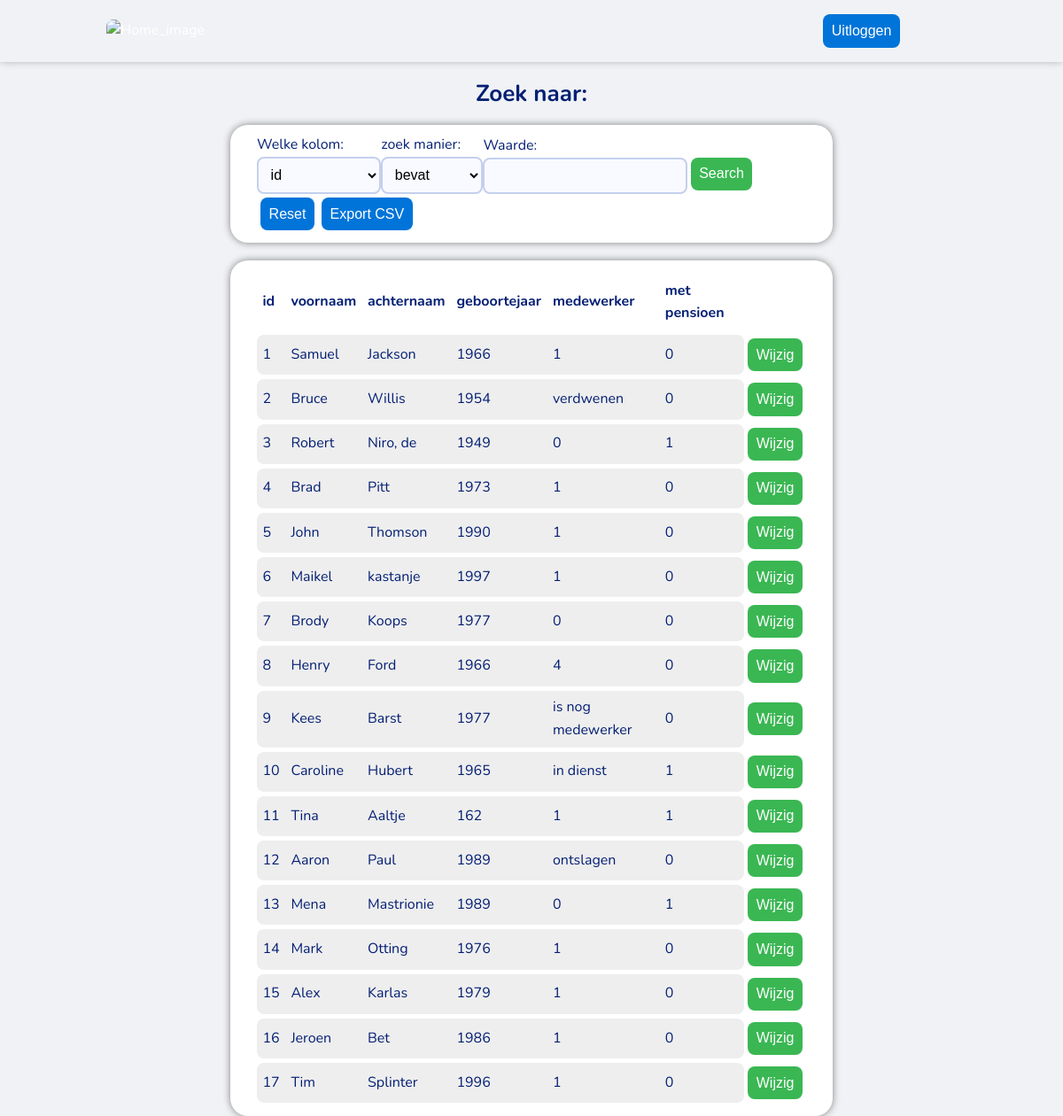
The page /table_details/auteurs (signed in) on the database its author committed.
### tables this page shows
CREATE TABLE `auteurs` (
  `id` integer NOT NULL
,  `voornaam` varchar(80) NOT NULL
,  `achternaam` varchar(80) NOT NULL
,  `geboortejaar` integer DEFAULT NULL
,  `medewerker` varchar(250) NOT NULL
,  `met pensioen` integer NOT NULL
);

### app.py (the view)
@app.route("/table_details/<table_name>")
def table_content(table_name=None):
    if not table_name:
        return "Missing table name", 400  # HTTP 400 = Bad Request
    else:
        rows, column_names = dbm.get_table_content(table_name)
        return render_template(
            "table_details.html", rows=rows, columns=column_names, table_name=table_name
        )

### app.py (called while the page is built)
@app.before_request
def before_request():
    if "user" not in session and request.endpoint not in ['login', 'static', 'login_index']:
        return redirect(url_for('login_index'))

### lib/tablemodel.py (called while the page is built)
    def get_table_content(self, table_name):
        cursor = sqlite3.connect(self.database_file).cursor()
        match table_name:
            case "vragen":
                cursor.execute(f"SELECT vragen.id, leerdoelen.leerdoel, vraag, "
                               f"(auteurs.voornaam || ' ' || auteurs.achternaam) "
                               f"FROM vragen "
                               f"LEFT JOIN leerdoelen on vragen.leerdoel = leerdoelen.id "
                               f"LEFT JOIN auteurs on vragen.auteur = auteurs.id ")
            case _:
                cursor.execute(f"SELECT * FROM {table_name}")
        table_headers = [column_name[0] for column_name in cursor.description]
        table_content = cursor.fetchall()
        return table_content, table_headers

### templates/table_details.html (shortened to what this page needs)
<!DOCTYPE html>
<html lang="en">
<head>
    <link rel="stylesheet" href="/static/basic.css" type="text/css">
</head>
<body>
{% include "header.html" %}
<main>
    <div>
        <h2>Zoek naar:</h2>
        {% if table_name == 'leerdoelen' or table_name == 'auteurs' %}
            {% include "auteur_leerdoelen_form.html" %}
        {% endif %}
    </div>
    <div id="table_box">
        <table>
            <thead>
                <tr>
                    {% for column in columns %}
                        {% if column == "(auteurs.voornaam || ' ' || auteurs.achternaam)" %}
                            {% set column = "auteurs" %}
                        {% endif %}
                        <th>{{ column }}</th>
                    {% endfor %}
                </tr>
            </thead>
            <tbody>
                {% for row in rows %}
                    <tr>
                        {% for field in row %}
                            <td>{{ field }}</td>
                        {% endfor %}
                    <td><button class="button1"><a href="{{ table_name }}/{{ row[0] }}/update">Wijzig</a></button></td>
                    </tr>
                {% endfor %}
            </tbody>
        </table>
    </div>
</main>
</body>
</html>

### templates/header.html (shortened to what this page needs)
<!DOCTYPE html>
<header>
    <div class="container__large">
        <div class="nav__inner">
            <div class="nav__left">
                <a href="/home" class="nav__logo">
                    <img src="https://www.test-correct.nl/hubfs/raw_assets/public/test-correct/images/testcorrect-logo.svg" class="nav__logo-large" alt="Home_image">
                </a>
                <ul class="nav__menu">
                    <div class="nav__right">
                        <input type="submit" name="logout_button" value="Uitloggen" onclick="window.location = '/logout'">
                    </div>
                </ul>
            </div>
        </div>
    </div>
</header>

### templates/auteur_leerdoelen_form.html (shortened to what this page needs)
<div>
    <div id="form_box">
        <form method="post">
            <div class="form_list">
            <div>
                <label for="column_select">Welke kolom:</label>
                <select id="column_select" name="column_select">
                    {% for column in columns %}
                        <option>{{ column }}</option>
                    {% endfor %}
                </select>
            </div>
            <div>
                <label for="way">zoek manier:</label>
                <select id="way" name="way">
                    <option id="like" value="like">bevat</option>
                </select>
            </div>
            <div id="filter_amount">
            <div id="like_input">
                <label for="typed">Waarde:</label>
                <input id="typed" type="text" name="typed">
            </div>
            </div>
            <div>
                <button type="submit" class="button1">Search</button>
            </div>
            </div>
        </form>
    <div id="form_buttons_box">
        <a href="/table_details/{{ table_name }}"><button class="button2">Reset</button></a>
        <a href="/table_details/{{ table_name }}/csv"><button class="button2">Export CSV</button></a>
    </div>
    </div>
</div>

### static/basic.css (style rules this page uses)
* { box-sizing: border-box }
:root { --sans: 1em/1.6 system-ui, -apple-system, BlinkMacSystemFont, Segoe UI, Roboto, Oxygen, Ubuntu, Cantarell, Droid Sans, Helvetica Neue, Fira Sans, sans-serif; --mono: SFMono-Regular, Consolas, 'Liberation Mono', Menlo, Courier, 'Courier New', monospace; --c1:#0074d9; --c2:#eee; --c3:#fff; --c4:#000; --c5:#fff; --c6:rgba(240, 242, 245, 1); --c7:#ddd; --c8:#3ab753; --textcolor:#041f74; --inba:#f9faff; --inbr:#c3d0ed; --m1: 8px; --rc: 8px; --rc2: 20px }
html { -ms-text-size-adjust: 100%; -webkit-text-size-adjust: 100%; }
body { margin: 0; font: var(--sans); font-weight: 400; font-family: 'Nunito', sans-serif; font-style: normal; text-rendering: optimizeLegibility; -webkit-font-smoothing: antialiased; background-color: var(--c6); color: var(--textcolor); }
img, iframe { border: none; max-width: 100% }
a { color: var(--c5); text-decoration:none }
h1,h2,h3,h4,h5,h6 { margin: 0.6em 0; font-weight: normal }
h2 { font-size: 1.625em; line-height: 1.2; font-weight: bold }
table { border-collapse: separate; border-spacing: 0 5px; width: 100%; border:none; }
th, td { text-align: left; vertical-align: middle; background-color: transparent; border: none; padding: 0.4em; border-radius: inherit; }
th { background-color: transparent; }
tr td { background-color: var(--c2); }
thead tr { background-color: transparent; }
tbody tr td:first-child { border-top-left-radius: var(--rc); border-bottom-left-radius: var(--rc); }
tbody tr td:nth-last-child(2) { border-top-right-radius: var(--rc); border-bottom-right-radius: var(--rc); }
#table_box, #form_box { display: flex; flex-direction: column; align-items: flex-start; width: 100%; min-width: fit-content; padding: 10px 30px; margin-top: 20px; background-color: var(--c5); border-radius: var(--rc2); box-shadow: 0 0 8px gray; }
#form_buttons_box { display: flex; }
#table_box tr td:last-child { border: none; width: 0; padding: 0; background-color: transparent; }
.form_list { display: flex; align-items: flex-end; justify-content: space-between; }
.form_list div { display: flex; align-items: flex-start; flex-direction: column; }
#form_box input, #form_box select { background-color: var(--inba); border: 2px solid var(--inbr); }
#like_input { display: flex; }
.button1 { background-color: var(--c8); }
.button2 { background-color: var(--c1); }
pre,code,input,select,textarea,button,img { border-radius: var(--rc) }
input, select, textarea { font-size: 1em; color:var(--c4); background: var(--c7); border: 0; padding: 0.6em }
button, input[type=submit], input[type=reset], input[type="button"] { -webkit-appearance: none; font-size: 1em; display: inline-block; color: var(--c5); background: var(--c1); border: 0; margin: 4px; padding: 0.6em; cursor: pointer; text-align: center }
main,footer { margin: 0 auto; width: 60%; text-align: center; padding: 0 20px; }
.container__large { display: flex; margin: 0 auto 20px auto; max-width: 100vw; box-shadow: 0 -3px 10px gray; padding-left: 10%; }
.nav__inner, .nav__left { display: -webkit-flex; display: flex; }
.nav__inner { -webkit-align-items: center; align-items: center; -webkit-justify-content: space-between; justify-content: space-between; min-height: 70px; }
.nav__logo, .nav__menu { display: -webkit-flex; display: flex; transition: all .3s ease-in-out; }
.nav__menu { -webkit-align-items: center; align-items: center; list-style: none; margin: 0 0 0 25px; padding: 0; }
.nav__right { position: absolute; right: 15%; }

### rows shown on the page
auteurs: row "1" "1" "0", voornaam "Samuel", achternaam "Jackson", geboortejaar "1966"
auteurs: row "2" "0", voornaam "Bruce", achternaam "Willis", geboortejaar "1954", medewerker "verdwenen"
auteurs: row "3" "0" "1", voornaam "Robert", achternaam "Niro, de", geboortejaar "1949"
auteurs: row "4" "1" "0", voornaam "Brad", achternaam "Pitt", geboortejaar "1973"
auteurs: row "5" "1" "0", voornaam "John", achternaam "Thomson", geboortejaar "1990"
auteurs: row "6" "1" "0", voornaam "Maikel", achternaam "kastanje", geboortejaar "1997"
auteurs: row "7" "0" "0", voornaam "Brody", achternaam "Koops", geboortejaar "1977"
auteurs: row "8" "4" "0", voornaam "Henry", achternaam "Ford", geboortejaar "1966"
auteurs: row "9" "0", voornaam "Kees", achternaam "Barst", geboortejaar "1977", medewerker "is nog medewerker"
auteurs: row "10" "1", voornaam "Caroline", achternaam "Hubert", geboortejaar "1965", medewerker "in dienst"
auteurs: row "11" "162" "1" "1", voornaam "Tina", achternaam "Aaltje"
auteurs: row "12" "0", voornaam "Aaron", achternaam "Paul", geboortejaar "1989", medewerker "ontslagen"
auteurs: row "13" "0" "1", voornaam "Mena", achternaam "Mastrionie", geboortejaar "1989"
auteurs: row "14" "1" "0", voornaam "Mark", achternaam "Otting", geboortejaar "1976"
auteurs: row "15" "1" "0", voornaam "Alex", achternaam "Karlas", geboortejaar "1979"
auteurs: row "16" "1" "0", voornaam "Jeroen", achternaam "Bet", geboortejaar "1986"
auteurs: row "17" "1" "0", voornaam "Tim", achternaam "Splinter", geboortejaar "1996"

### other values the page prints
{{ column }} "id" "voornaam" "achternaam" "geboortejaar" "medewerker" "met pensioen"
form field column_select "id"
